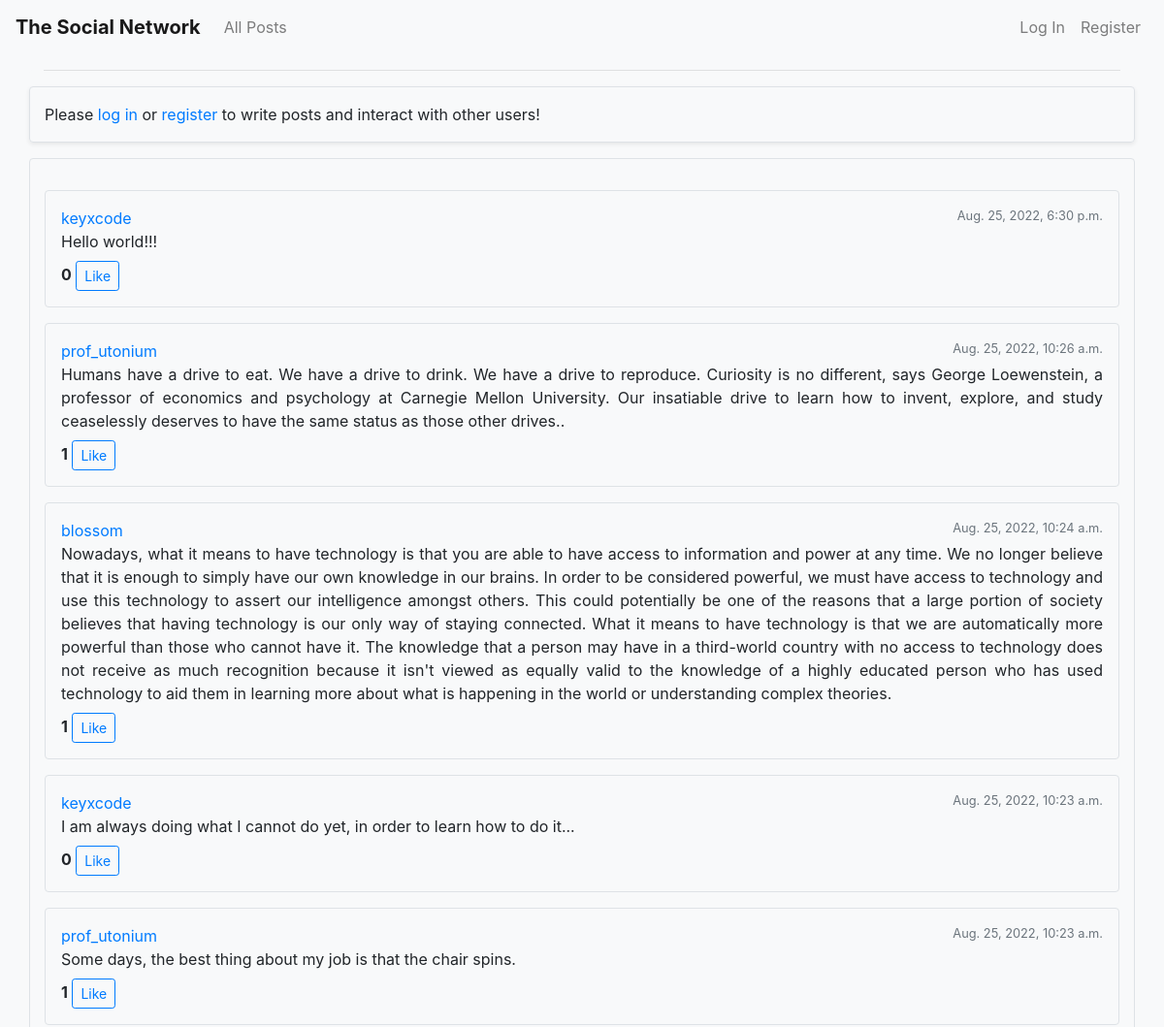
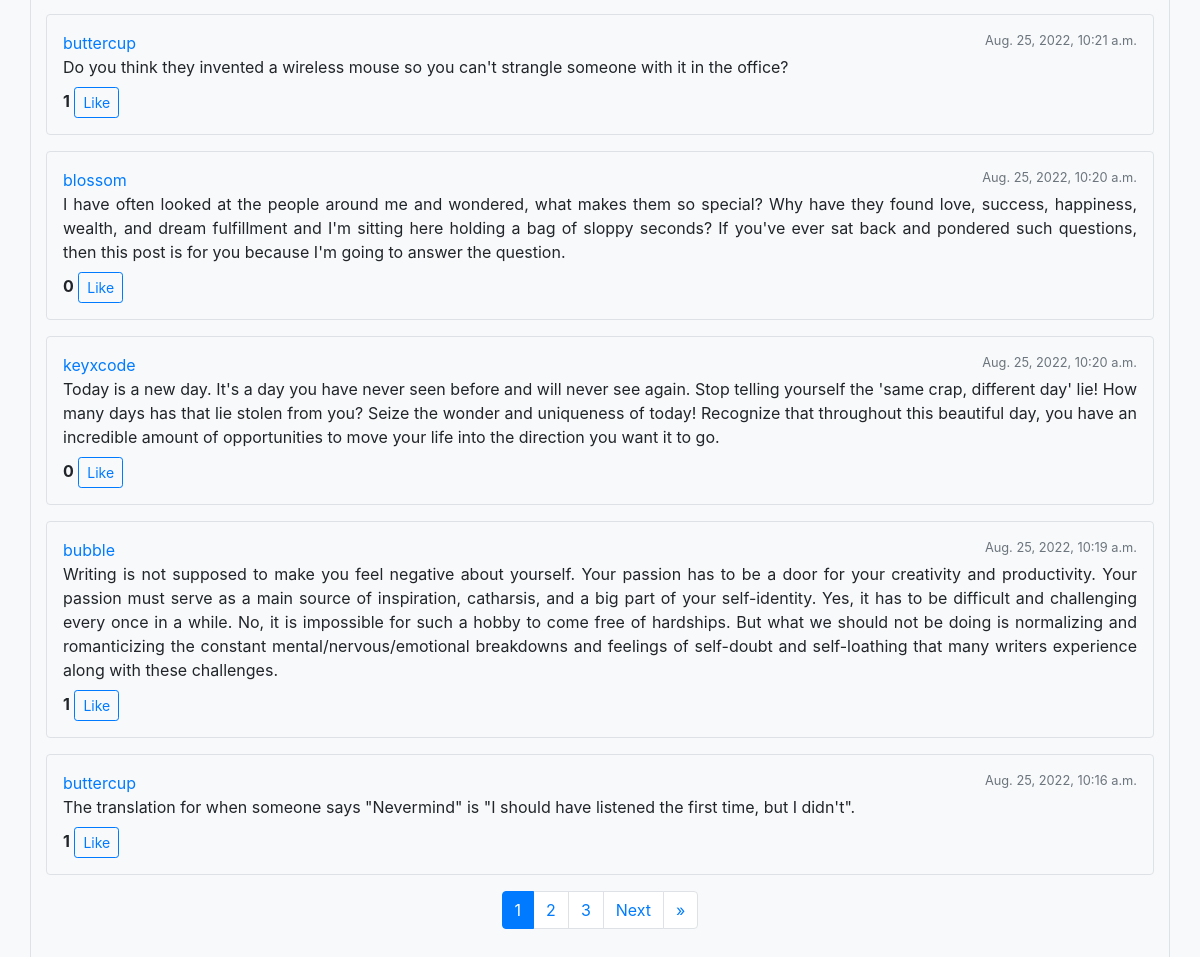
The page / on the database its author committed (2 pictures, top to bottom).
### network/models.py (models this page shows, shortened)
class Post(models.Model):
    content = models.TextField()
    poster = models.ForeignKey("User", on_delete=models.CASCADE, null=True, related_name="all_posts")
    timestamp = models.DateTimeField(auto_now_add=True)
    likers = models.ManyToManyField("User", blank=True, related_name="liked_post")

class User(AbstractUser, models.Model):
    followers = models.ManyToManyField("User", blank="true", related_name="follow")
    follows = models.ManyToManyField("User", blank="true", related_name="followed_by")

### network/views.py (the view)
# urls.py: path("", views.index, name="index"),
def index(request):
    posts = Post.objects.all().order_by('-timestamp')
    p = paginate_posts(request, posts)
    return render(request, "network/index.html", {
        "page_obj": p.get("page_obj"),
        "page_range": p.get("page_range"),
        "need_paginated": p.get("need_paginated")
    })

### network/views.py (called while the page is built)
def paginate_posts(request, posts):
    paginator = Paginator(posts, 10)
    page_number = request.GET.get('page')
    p = dict()
    p["page_obj"] = paginator.get_page(page_number)
    p["page_range"] = range(1, paginator.num_pages + 1)
    p["need_paginated"] = True if (paginator.num_pages > 1) else False
    return p

### network/templates/network/index.html (shortened to what this page needs)
{% extends "network/layout.html" %}
{% load static %}
{% block body %}
    {% if user.is_authenticated %}
        <form action="{% url 'create_post' %}" class="border shadow-sm rounded row my-3" method="post">
            {% csrf_token %}
            <div class="col-md-10">
                <textarea class="form-control my-3" name="content" placeholder="What's on your mind?" required rows="1"></textarea>
            </div>
            <div class="col-md-2">
                <input class="btn btn-primary mt-md-3 mb-3 w-100" type="submit" value="Share">
            </div>
        </form>
    {% else %}
        <div class="border shadow-sm rounded row my-3">
            <div class="col my-3">
                Please <a href="{% url 'login' %}">log in</a> or <a href="{% url 'register' %}">register</a> to write posts and interact with other users!
            </div>
        </div>
    {% endif %}
    {% include 'network/posts.html' %}
{% endblock %}

### network/templates/network/posts.html (shortened to what this page needs)
<div class="border rounded row mb-3 py-3">
    <div class="col">
        {% if page_obj %}
            {% for post in page_obj %}
                <div class="border rounded p-3 my-3 hover-box">
                    <div class="row">
                        <div class="col">
                            <div class="d-flex">
                                <a href="{% url 'profile' post.poster.id %}">{{ post.poster }}</a>
                                <span class="ml-auto small text-muted">{{ post.timestamp }}</span>
                            </div>
                            <div class="mb-2 text-justify">
                                <span id="post-{{ post.id }}">{{ post.content }}</span>
                            </div>
                            <div>
                                <span class="font-weight-bold" id="like-count-{{ post.id }}">{{ post.likers.all.count }}</span>
                                {% if request.user in post.likers.all %}
                                    <button class="btn btn-primary btn-sm like-button" data-post="{{ post.id }}">Unlike</button>
                                {% else %}
                                    <button class="btn btn-outline-primary btn-sm like-button" data-post="{{ post.id }}">Like</button>
                                {% endif %}
                            </div>
                        </div>
                    </div>
                </div>
            {% endfor %}
        {% else %}
            It's empty here!
        {% endif %}
        {% if need_paginated %}
        <nav aria-label="Page navigation example" class="d-flex justify-content-center">
            <ul class="pagination">
                {% for i in page_range %}
                    {% if i == page_obj.number %}
                        <li class="page-item active"><a class="page-link" href="?page={{ i }}">{{ i }}</a></li>
                    {% else %}
                        <li class="page-item"><a class="page-link" href="?page={{ i }}">{{ i }}</a></li>
                    {% endif %}
                {% endfor %}
                {% if page_obj.has_next %}
                    <li class="page-item"><a class="page-link" href="?page={{ page_obj.next_page_number }}">Next</a></li>
                    <li class="page-item"><a class="page-link" href="?page={{ page_obj.paginator.num_pages }}">&raquo;</a></li>
                {% endif %}
            </ul>
        </nav>
        {% endif %}
    </div>
</div>

### rows shown on the page
Post: poster "keyxcode", timestamp "Aug. 25, 2022, 6:30 p.m.", content "Hello world!!!", likers.all.count "0"
Post: poster "prof_utonium", timestamp "Aug. 25, 2022, 10:26 a.m.", content "Humans have a drive to eat. We have a drive to drink. We have a drive to reproduce. Curiosity is no different, says George Loewenstein, a professor of economics and psychology at Carnegie Mellon University. Our insatiable drive to learn how to invent, explore, and study ceaselessly deserves to have the same status as those other drives..", likers.all.count "1"
Post: poster "blossom", timestamp "Aug. 25, 2022, 10:24 a.m.", content "Nowadays, what it means to have technology is that you are able to have access to information and power at any time. We no longer believe that it is enough to simply have our own knowledge in our brains. In order to be considered powerful, we must have access to technology and use this technology to assert our intelligence amongst others. This could potentially be one of the reasons that a large portion of society believes that having technology is our only way of staying connected. What it means to have technology is that we are automatically more powerful than those who cannot have it. The knowledge that a person may have in a third-world country with no access to technology does not…", likers.all.count "1"
Post: poster "keyxcode", timestamp "Aug. 25, 2022, 10:23 a.m.", content "I am always doing what I cannot do yet, in order to learn how to do it...", likers.all.count "0"
Post: poster "prof_utonium", timestamp "Aug. 25, 2022, 10:23 a.m.", content "Some days, the best thing about my job is that the chair spins.", likers.all.count "1"
Post: poster "buttercup", timestamp "Aug. 25, 2022, 10:21 a.m.", content "Do you think they invented a wireless mouse so you can't strangle someone with it in the office?", likers.all.count "1"
Post: poster "blossom", timestamp "Aug. 25, 2022, 10:20 a.m.", content "I have often looked at the people around me and wondered, what makes them so special? Why have they found love, success, happiness, wealth, and dream fulfillment and I'm sitting here holding a bag of sloppy seconds? If you've ever sat back and pondered such questions, then this post is for you because I'm going to answer the question.", likers.all.count "0"
Post: poster "keyxcode", timestamp "Aug. 25, 2022, 10:20 a.m.", content "Today is a new day. It's a day you have never seen before and will never see again. Stop telling yourself the 'same crap, different day' lie! How many days has that lie stolen from you? Seize the wonder and uniqueness of today! Recognize that throughout this beautiful day, you have an incredible amount of opportunities to move your life into the direction you want it to go.", likers.all.count "0"
Post: poster "bubble", timestamp "Aug. 25, 2022, 10:19 a.m.", content "Writing is not supposed to make you feel negative about yourself. Your passion has to be a door for your creativity and productivity. Your passion must serve as a main source of inspiration, catharsis, and a big part of your self-identity. Yes, it has to be difficult and challenging every once in a while. No, it is impossible for such a hobby to come free of hardships. But what we should not be doing is normalizing and romanticizing the constant mental/nervous/emotional breakdowns and feelings of self-doubt and self-loathing that many writers experience along with these challenges.", likers.all.count "1"
Post: poster "buttercup", timestamp "Aug. 25, 2022, 10:16 a.m.", content "The translation for when someone says \"Nevermind\" is \"I should have listened the first time, but I didn't\".", likers.all.count "1"

### other values the page prints
{{ i }} "1"
{{ i }} "2" "3"
